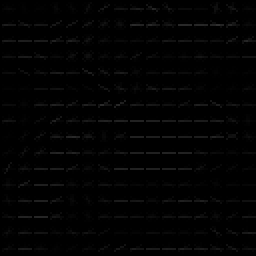
#> input picture data_inspection/hog/003_0_hog.png, 128 x 128 px (shown 2 times larger); its folder holds 2 pictures in this run
$ python plot_height_width.py -p hog
#> lines starting #> are read from the running program, lines starting #| are printed output that depends on the picture
import os
import pandas as pd
import argparse
import cv2
import matplotlib.pyplot as plt

parser = argparse.ArgumentParser(description='Plot graph of height and weight')
parser.add_argument('-p', action='store',
                    type=str, required=True, help='Path to images')

args = vars(parser.parse_args())
path = args['p']

img_dim_data = []
height = [] # y_axis of scatter plot
width = [] # x_axis of scatter plot
images = os.listdir(path)

for image in images:
    img_path = os.path.join(path, image)
    print(img_path)
    img = cv2.imread(img_path)
#> img is the input picture: shape (128, 128, 3); min 0, max 48, mean 2.3
    H, W, _ = img.shape
#> H = 128; W = 128
    data = [image, H, W, H*W]
#> data = ['003_0_hog.png', 128, 128, 16384]
    img_dim_data.append(data)
    height.append(H)
    width.append(W)

print('Saving into dimensions.csv file...\n')
data_df = pd.DataFrame(img_dim_data, columns = ['img_name', 'height', 'width', 'area'])
#> data_df = table of 2 rows and 4 columns
data_df.to_csv('dimensions.csv', mode='w+', index=False)

print('Show scatter plot ...\n')
plt.scatter(height, width)
plt.xlabel('height')
plt.ylabel('width')
plt.title('Scatter plot of width against height')
plt.show()
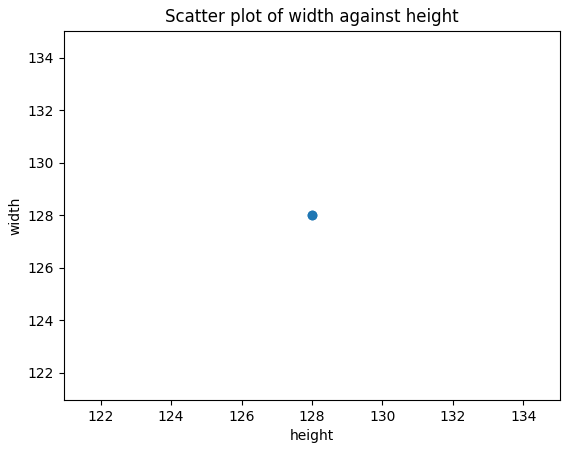
#> figure drawn by matplotlib, 1 panel

print('DONE!\n')
